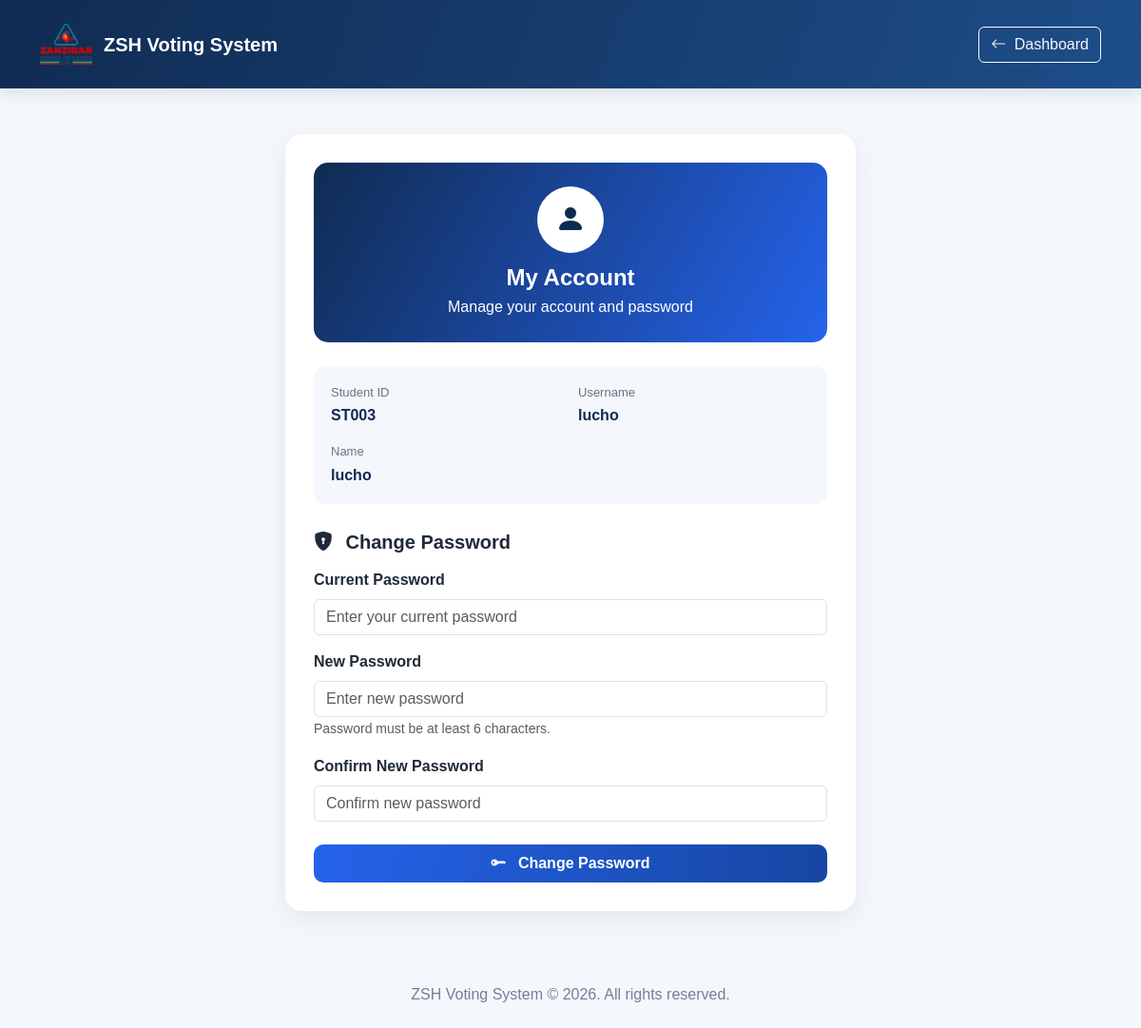
/zshvote/student_account.php (signed in), run on the app's committed database.
### tables this page shows
CREATE TABLE `students` (
  `id` int(11) NOT NULL,
  `student_id` varchar(50) NOT NULL,
  `name` varchar(100) NOT NULL,
  `username` varchar(50) NOT NULL,
  `password` varchar(255) NOT NULL,
  `has_voted` tinyint(1) NOT NULL DEFAULT 0,
  `status` enum('active','inactive') NOT NULL DEFAULT 'active',
  `created_at` timestamp NOT NULL DEFAULT current_timestamp()
);

### zshvote/student_account.php (the view, shortened to what this page needs)
<?php
require_once __DIR__ . '/db.php';
$conn->exec("SET time_zone = '+03:00'");
$studentId =
    (int) $_SESSION['student_id'];
$stmt = $conn->prepare(
    "SELECT
        id,
        student_id,
        name,
        username,
        password,
        status
     FROM students
     WHERE id = ?
     LIMIT 1"
);
$stmt->execute([
    $studentId
]);
$student =
    $stmt->fetch(PDO::FETCH_ASSOC);
?>
<!DOCTYPE html>
<html lang="en">
<head>
<link
    href="https://cdn.jsdelivr.net/npm/bootstrap@5.3.3/dist/css/bootstrap.min.css"
    rel="stylesheet"
>
<link
    href="https://cdn.jsdelivr.net/npm/bootstrap-icons@1.11.3/font/bootstrap-icons.css"
    rel="stylesheet"
>
</head>
<body>
<nav class="navbar navbar-dark navbar-custom">
    <div class="container">
        <a
            class="navbar-brand d-flex align-items-center fw-bold"
            href="student_dashboard.php"
        >
            <img
                src="logo.png"
                alt="ZSH Logo"
                style="
                    width:55px;
                    height:55px;
                    object-fit:contain;
                    margin-right:12px;
                "
            >
            <span>
                ZSH Voting System
            </span>
        </a>
        <a
            href="student_dashboard.php"
            class="btn btn-outline-light"
        >
            <i class="bi bi-arrow-left me-1"></i>
            Dashboard
        </a>
    </div>
</nav>
<main class="container py-5">
    <div class="d-flex justify-content-center">
        <div class="account-card">
            <div class="account-header text-center">
                <div class="account-icon">
                    <i class="bi bi-person-fill"></i>
                </div>
                <h4 class="fw-bold mb-1">
                    My Account
                </h4>
                <p class="mb-0">
                    Manage your account and password
                </p>
            </div>
            <div class="info-box">
                <div class="row g-3">
                    <div class="col-md-6">
                        <div class="info-label">
                            Student ID
                        </div>
                        <div class="info-value">
                            <?= htmlspecialchars(
                                $student['student_id'],
                                ENT_QUOTES,
                                'UTF-8'
                            ) ?>
                        </div>
                    </div>
                    <div class="col-md-6">
                        <div class="info-label">
                            Username
                        </div>
                        <div class="info-value">
                            <?= htmlspecialchars(
                                $student['username'],
                                ENT_QUOTES,
                                'UTF-8'
                            ) ?>
                        </div>
                    </div>
                    <div class="col-12">
                        <div class="info-label">
                            Name
                        </div>
                        <div class="info-value">
                            <?= htmlspecialchars(
                                $student['name'],
                                ENT_QUOTES,
                                'UTF-8'
                            ) ?>
                        </div>
                    </div>
                </div>
            </div>
            <h5 class="fw-bold mb-3">
                <i
                    class="
                        bi
                        bi-shield-lock-fill
                        me-2
                    "
                ></i>
                Change Password
            </h5>
            <form
                method="POST"
                action="student_account.php"
            >
                <div class="mb-3">
                    <label class="form-label">
                        Current Password
                    </label>
                    <input
                        type="password"
                        name="current_password"
                        id="current_password"
                        class="form-control"
                        placeholder="Enter your current password"
                        autocomplete="current-password"
                        required
                    >
                </div>
                <div class="mb-3">
                    <label class="form-label">
                        New Password
                    </label>
                    <input
                        type="password"
                        name="new_password"
                        id="new_password"
                        class="form-control"
                        placeholder="Enter new password"
                        minlength="6"
                        autocomplete="new-password"
                        required
                    >
                    <small class="text-muted">
                        Password must be at least 6 characters.
                    </small>
                </div>
                <div class="mb-4">
                    <label class="form-label">
                        Confirm New Password
                    </label>
                    <input
                        type="password"
                        name="confirm_password"
                        id="confirm_password"
                        class="form-control"
                        placeholder="Confirm new password"
                        minlength="6"
                        autocomplete="new-password"
                        required
                    >
                </div>
                <button
                    type="submit"
                    class="btn btn-change w-100 py-2"
                >
                    <i
                        class="bi bi-key-fill me-2"
                    ></i>
                    Change Password
                </button>
            </form>
        </div>
    </div>
</main>
<footer>
    <div class="container">
        ZSH Voting System
        &copy;
        <?= date('Y') ?>.
        All rights reserved.
    </div>
</footer>
</body>
</html>

### zshvote/student_account.php (style rules this page uses)
body { margin: 0; background: #f4f7fc; color: #1f2937; font-family: Arial, sans-serif; }
.navbar-custom { background: linear-gradient( 110deg, #102b52, #1d4e89 ); padding: 14px 0; box-shadow: 0 4px 15px #102b5220; }
.navbar-brand { color: white !important; }
.account-card { max-width: 600px; width: 100%; background: white; border-radius: 18px; padding: 30px; box-shadow: 0 8px 28px #00000012; }
.account-header { background: linear-gradient( 120deg, #102b52, #2563eb ); color: white; border-radius: 15px; padding: 25px; margin-bottom: 25px; }
.account-icon { width: 70px; height: 70px; margin: 0 auto 12px; background: white; color: #102b52; border-radius: 50%; display: flex; align-items: center; justify-content: center; font-size: 32px; }
.info-box { background: #f4f7fc; border-radius: 12px; padding: 18px; margin-bottom: 28px; }
.info-label { color: #6b7280; font-size: 13px; margin-bottom: 3px; }
.info-value { color: #102b52; font-weight: 700; }
.form-label { font-weight: 600; }
.btn-change { background: linear-gradient( 100deg, #2563eb, #1746a2 ); color: white; border: 0; border-radius: 10px; font-weight: 700; }
footer { color: #718096; padding: 28px 0; text-align: center; }

### data on the page
students: student "ST003", username "lucho", name "lucho"
